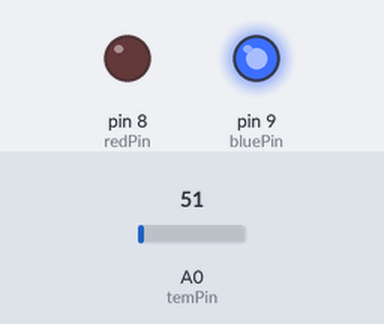
Simulated run of this sketch. Board: Arduino Uno, built with avr-gcc and run on an emulated ATmega328P. Shown: output pins drawn as LEDs (lit = HIGH). The test bench sets the inputs (shaded band); at power-on: A0 (temPin) = 51. What the sketch prints to the serial monitor is not drawn.

Above: at 0.3 s.
Timing chart, 0 to 1.8 s (numbered marks = the images above):
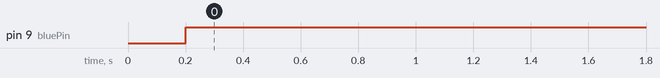

The sketch:

solenoid_automatiom_code.ino
```cpp
int temPin=A0;
int temValue;
int delayTime=200;
int redPin=8;
int bluePin=9;
void setup() {
  // put your setup code here, to run once:
  pinMode(temPin, INPUT);
  pinMode(redPin, OUTPUT);
  pinMode(bluePin, OUTPUT);
  Serial.begin(9600);

}

void loop() {
  // put your main code here, to run repeatedly:
  temValue=analogRead(temPin);
  Serial.println(temValue);
  delay(delayTime);
  if (temValue>400){
    digitalWrite(redPin, HIGH);
    digitalWrite(bluePin, LOW);
  }
  if (temValue<400){
    digitalWrite(redPin, LOW);
    digitalWrite(bluePin, HIGH);

  }
}
```

Measured:
- by itself, pin 9 (bluePin): LOW → HIGH at 0.20 s
